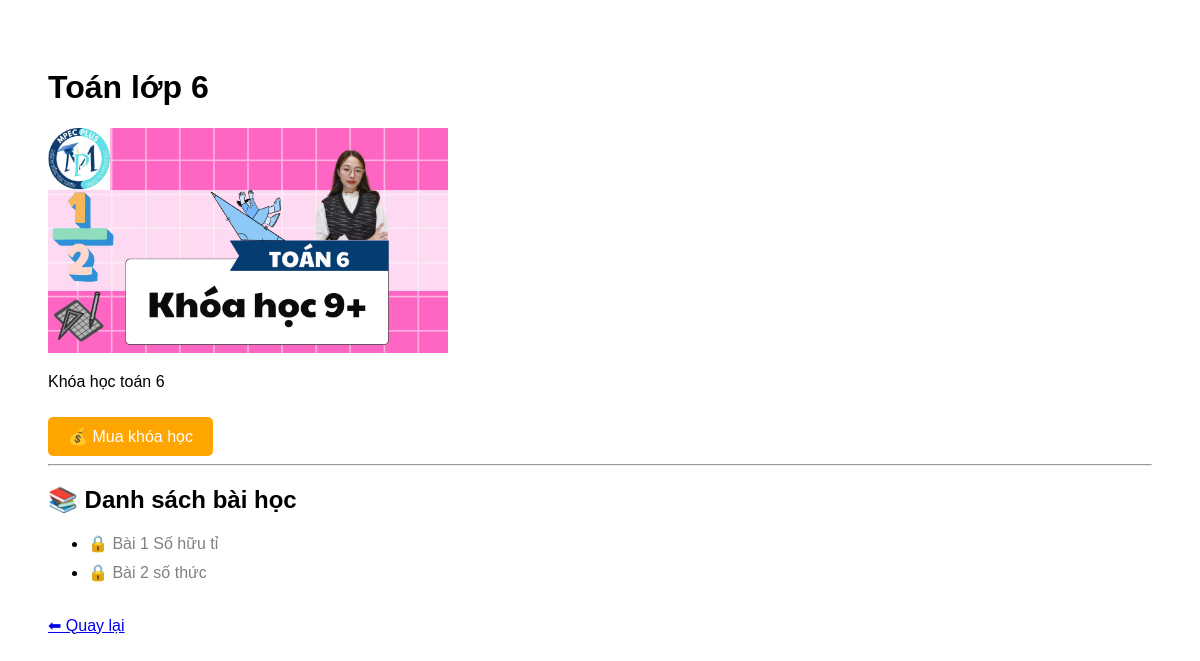
/course/1/, run on an earlier commit of the app's database.
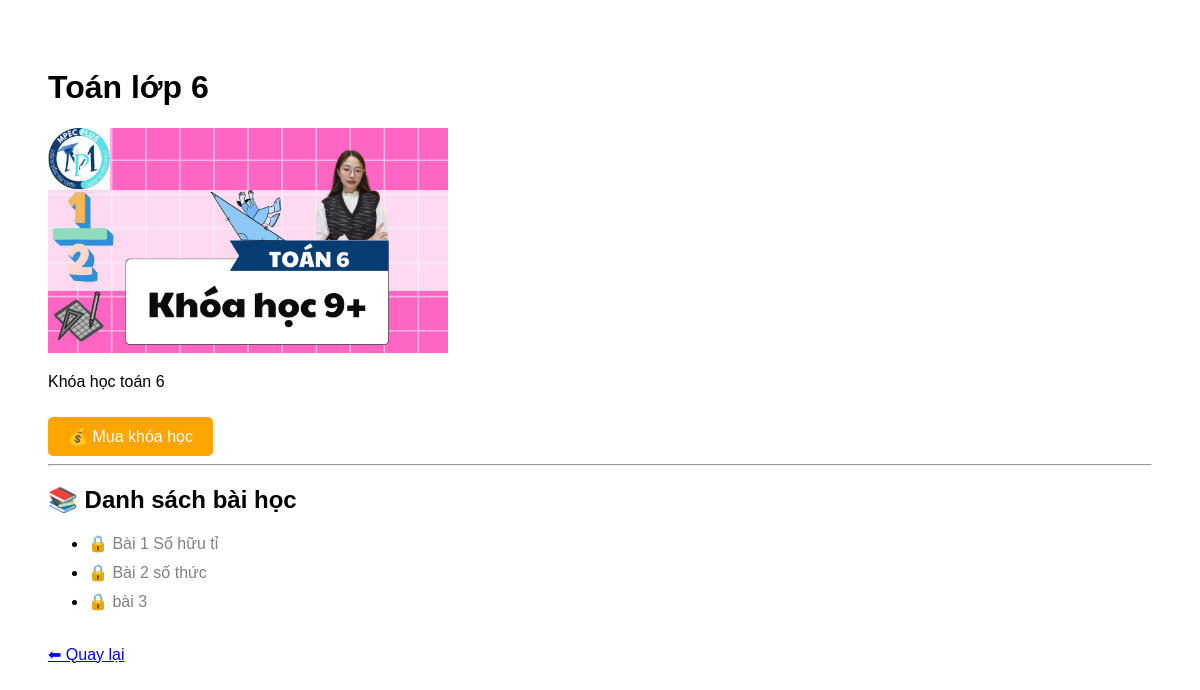
And on a later commit of the database.
### core/models.py (models this page shows, shortened)
class Lesson(models.Model):
    course = models.ForeignKey(Course, on_delete=models.CASCADE)
    name = models.CharField(max_length=200)
    video_url = models.URLField(blank=True, null=True)

### core/views.py (the view)
# urls.py: path('course/<int:id>/', views.course_detail, name='course_detail'),
def course_detail(request, id):
    course = Course.objects.get(id=id)
    lessons = Lesson.objects.filter(course=course)
    is_bought = False
    if request.user.is_authenticated:
        is_bought = Enrollment.objects.filter(
            user=request.user,
            course=course
        ).exists()
    return render(request, 'course_detail.html', {
        'course': course,
        'lessons': lessons,
        'is_bought': is_bought
    })

### core/templates/course_detail.html (shortened to what this page needs)
<!DOCTYPE html>
<html>
<head>
</head>
<body>
    <h1>{{ course.name }}</h1>
    <img src="{{ course.image.url }}" width="400">
    <p>{{ course.description }}</p>
    {% if not is_bought %}
        <a href="{% url 'buy_course' course.id %}" class="btn-buy">
            💰 Mua khóa học
        </a>
    {% else %}
        <p style="color: green;">✅ Bạn đã mua khóa học này</p>
    {% endif %}
    <hr>
    <h2>📚 Danh sách bài học</h2>
    {% if lessons %}
        <ul>
            {% for lesson in lessons %}
                <li style="margin: 10px 0;">
                    {% if is_bought %}
                        <a href="{% url 'lesson_detail' lesson.id %}" class="unlocked">
                            ▶ {{ lesson.name }}
                        </a>
                    {% else %}
                        <span class="locked">
                            🔒 {{ lesson.name }}
                        </span>
                    {% endif %}
                </li>
            {% endfor %}
        </ul>
    {% else %}
        <p>Chưa có bài học nào</p>
    {% endif %}
    <br>
    <a href="/">⬅ Quay lại</a>
</body>
</html>

What changed in the data, as far as the page shows it:
added Lesson: name "bài 3"
